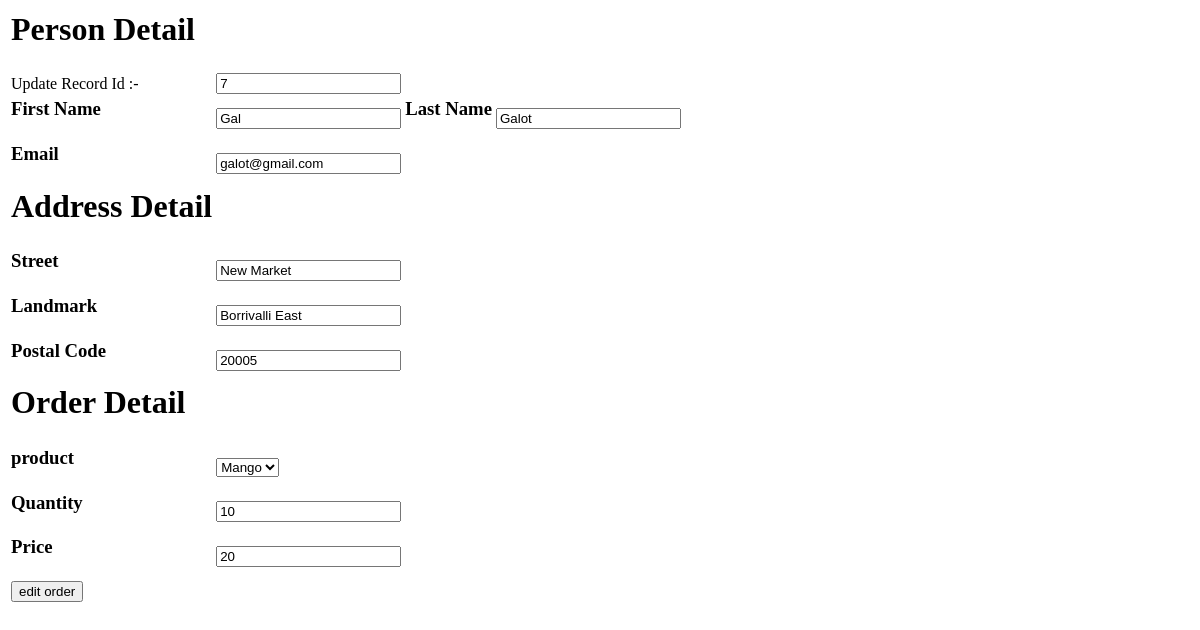
/show/7/, run on an earlier commit of the app's database.
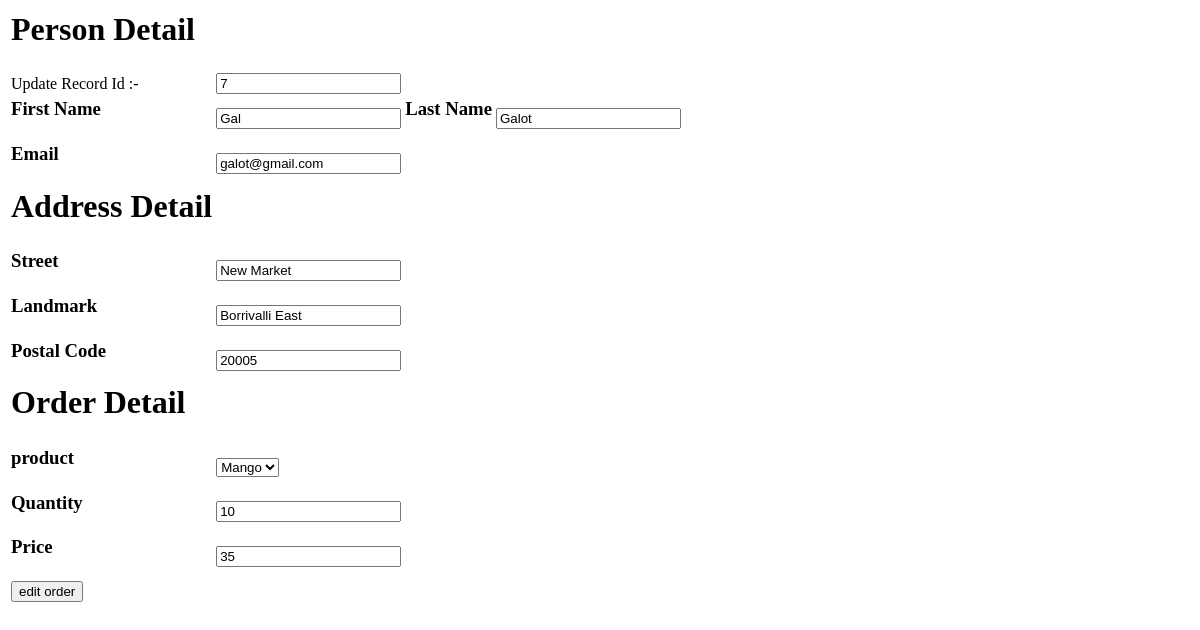
And on a later commit of the database.
### Order/models.py (models this page shows, shortened)
class OrderItem(models.Model):
    product = models.ForeignKey(Product, on_delete=models.CASCADE)
    order = models.ForeignKey(Order, on_delete = models.CASCADE)
    quantity = models.IntegerField()
    price = models.IntegerField()

class Order(models.Model):
    firstname = models.CharField(max_length=100)
    lastname = models.CharField(max_length=100)
    email = models.EmailField()
    address_street = models.TextField()
    address_landmark = models.TextField()
    address_pincode = models.TextField()

class Product(models.Model):
    name = models.CharField(max_length=100,unique = True)

### Order/views.py (the view)
# urls.py: url(r'^show/(?P<show_id>[0-9]+)/$',views.modify_show_function, name = 'Modifydata'),
def modify_show_function(request,show_id):
    context = {
        'modify_data': OrderItem.objects.get(id = show_id),
        'productList': Product.objects.all()
    }
    return render(request,'Order_edit.html',context = context)

### templates/Order_edit.html (shortened to what this page needs)
<html>
    <head>
    </head>
    <body>
        <form name = 'Update' method = 'POST' action='/updated/'>
        <table>
            <tr>
            <td>
            <h1>Person Detail</h1>
            </td>
            </tr>
            <tr>
                <td>
                    Update Record Id :-
                </td>
            <td>
                <input type = 'text' name = 'id' value='{{modify_data.id}}'>
            </td>
            </tr>
                <tr>
                    <td>
                        <h3>First Name</h3>
                     </td>
                     <td>
                        <input type = 'text' name = 'first_name' value = '{{modify_data.order.firstname}}'>
                     </td>
                     <td>
                        <h3>Last Name</h3>
                     </td>
                     <td>
                        <input type = 'text' name = 'last_name' value = '{{modify_data.order.lastname}}'>
                     </td>
                </tr>
                <tr>
                    <td>
                        <h3>Email</h3>
                     </td>
                     <td>
                        <input type = 'text' name = 'email' value = '{{modify_data.order.email}}'>
                     </td>
                </tr>
                <tr>
                    <td>
                    <h1>Address Detail</h1>
                    </td>
                </tr>
                <tr>
                    <td>
                        <h3>Street</h3>
                     </td>
                     <td>
                        <input type = 'text' name = 'street' value = '{{modify_data.order.address_street}}'>
                     </td>
                </tr>
                <tr>
                    <td>
                        <h3>Landmark</h3>
                     </td>
                     <td>
                        <input type = 'text' name = 'landmark' value = '{{modify_data.order.address_landmark}}'>
                     </td>
                </tr>
                <tr>
                    <td>
                        <h3>Postal Code</h3>
                     </td>
                     <td>
                        <input type = 'text' name = 'postal_code' value = '{{modify_data.order.address_pincode}}'>
                     </td>
                </tr>
                <tr>
                    <td>
                    <h1>Order Detail</h1>
                    </td>
                </tr>
                <tr>
                    <td>
                        <h3>product</h3>
                     </td>
                     <td>
                         <select name = 'data'>
                            <option value="{{modify_data.product.name}}">{{modify_data.product.name}}</option>
                         </select>
                     </td>
                </tr>
                <tr>
                    <td>
                        <h3>Quantity</h3>
                     </td>
                     <td>
                        <input type = 'text' name = 'quantity' value='{{modify_data.quantity}}'>
                     </td>
                </tr>
                <tr>
                    <td>
                        <h3>Price</h3>
                     </td>
                     <td>
                        <input type = 'text' name = 'price' value='{{modify_data.price}}'>
                     </td>
                </tr>
                <tr>
                    <td>
                        <input type = 'submit' value ='edit order'>
                     </td>
                </tr>
        </table>
        </form>
    </body>
</html>

What changed in the data, as far as the page shows it:
changed OrderItem "Gal": price "20" → "35"
